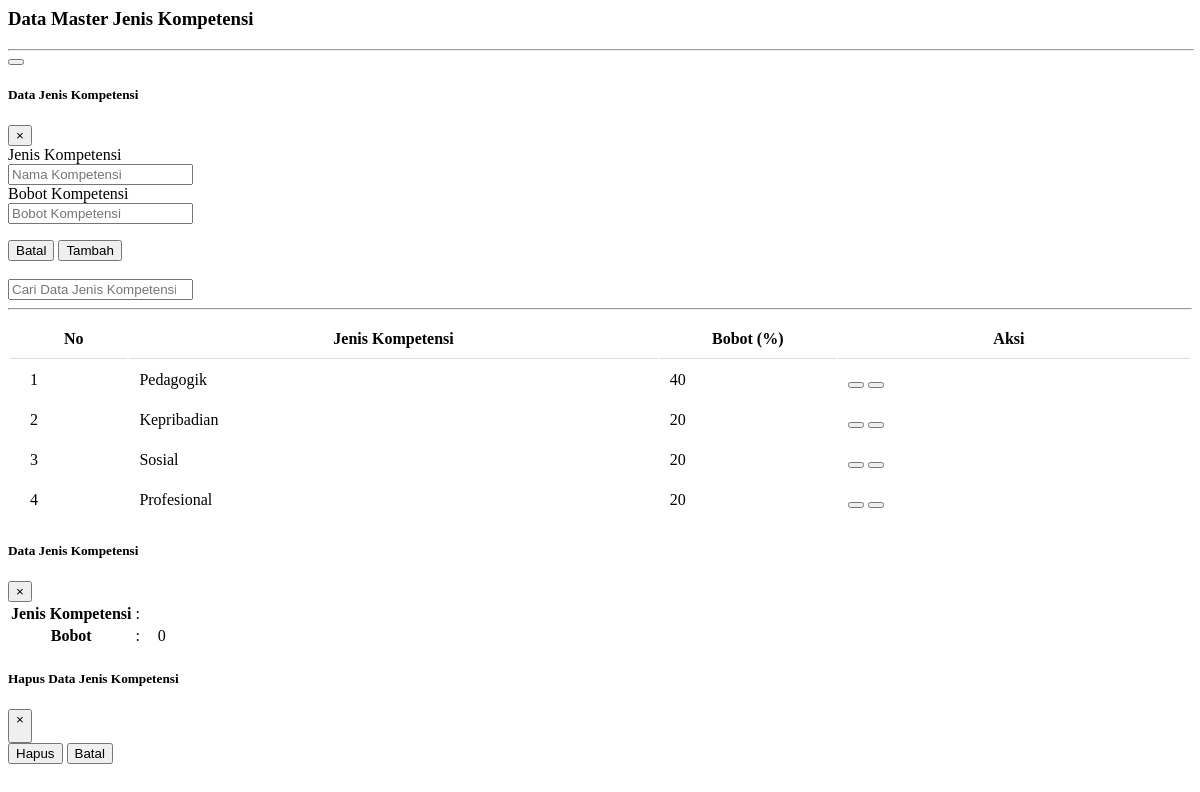
The app's page /admin/pages/mjeniskom.php with its own data.
### tables this page shows
CREATE TABLE IF NOT EXISTS `jenis_kompetensi` (
  `id_kompetensi` int(11) NOT NULL AUTO_INCREMENT,
  `nama_kompetensi` varchar(50) DEFAULT '0',
  `bobot_kompetensi` int(11) DEFAULT '0',
  PRIMARY KEY (`id_kompetensi`)
);

### admin/pages/mjeniskom.php (the view, shortened to what this page needs)
<div class="container">
	<div class="row">
		<div class="col">
			<h3>Data Master Jenis Kompetensi</h3>
		</div>
	</div>
	<hr class="bg-primary" width="100%">
	<div class="container" >
		<div class="col-xs-12">
			<button type="button" class="btn btn-primary" data-toggle="modal" data-target="#exampleModal">
			</button>
			<?php
				$btn = "Tambah";
			?>
			<div class="modal fade" id="exampleModal" tabindex="-1" role="dialog" aria-labelledby="exampleModalLabel" aria-hidden="true">
			  	<div class="modal-dialog" role="document">
				    <div class="modal-content">
				     	<div class="modal-header">
					        <h5 class="modal-title" id="exampleModalLabel">Data Jenis Kompetensi</h5>
					        <button type="button" class="close" data-dismiss="modal" aria-label="Close">
					          	<span aria-hidden="true">&times;</span>
					        </button>
				      	</div>
				      	<div class="modal-body">
					       	<form class="form-horizontal" method="post" action="modal/p_jenis_kompetensi.php">
						  	<div class="form-group row">
								<label for="nama_kompetensi" class="col-sm-4 col-form-label col-form-label-sm">Jenis Kompetensi</label>
								<div class="col-sm-8">
									<input type="text" class="form-control" id="nama_kompetensi" name="nama_kompetensi" value="<?= isset($nama_kompetensi)?$nama_kompetensi:""; ?>" placeholder="Nama Kompetensi">
								</div>
							</div>
							<div class="form-group row">
								<label for="bobot_kompetensi" class="col-sm-4 col-form-label col-form-label-sm">Bobot Kompetensi</label>
								<div class="col-sm-8">
									<input type="number" class="form-control" id="bobot_kompetensi" name="bobot_kompetensi" value="<?= isset($bobot_kompetensi)?$bobot_kompetensi:""; ?>" placeholder="Bobot Kompetensi">
								</div>
							</div>
				      	</div>
				      	<div class="modal-footer">
				        	<button type="button" class="btn btn-secondary" data-dismiss="modal">Batal</button>
				        	<input type="submit" class="btn btn-primary" value="<?= $btn; ?>" name="btnSimpan">
				      	</div>
				    </div>
			  	</div>
			</div>
		</div>
	</div>
	<br>
	<div class="container">
		<div class="row">
			<div class="col">
				<input type="search" class="form-control" data-table="order-table" placeholder="Cari Data Jenis Kompetensi" />
				<hr>
				<table class="order-table">
					<thead>
						<tr>
							<th width="10%">No</th>
							<th width="45%">Jenis Kompetensi</th>
							<th width="15%">Bobot (%)</th>
							<th width="30%">Aksi</th>
						</tr>
					</thead>
					<tbody>
						<?php
							$sql = "SELECT * FROM jenis_kompetensi";
							$q = mysql_query($sql);
							$i=0;
							while($row = mysql_fetch_array($q)){
						?>
						<tr>
							<td><?= ++$i; ?></td>
							<td><?= $row['nama_kompetensi']; ?></td>
							<td><?= $row['bobot_kompetensi']; ?></td>
							<td>
								<button class="btn btn-outline-info btn-sm btn_info" id="<?= $row['id_kompetensi'];?>"><span data-feather="info"></span></button>
								<button href="#" class="btn btn-outline-danger btn-sm btn_hapus" id="<?= $row['id_kompetensi'];?>"><span data-feather="trash-2"></span></button>
							</td>
						</tr>
						<?php } ?>
					</tbody>
				</table>
			</div>
		</div>
	</div>
</div>
<div class="modal fade infolengkap" tabindex="-1" role="dialog" aria-labelledby="mySmallModalLabel" aria-hidden="true">
  	<div class="modal-dialog modal-md">
    	<div class="modal-content">
	      	<div class="modal-header">
		   	 	<h5 class="modal-title" id="exampleModalLabel">Data Jenis Kompetensi</h5>
		      	<button type="button" class="close" data-dismiss="modal" aria-label="Close">
		        	<span aria-hidden="true">&times;</span>
		      	</button>
		    </div>
		    <div class="modal-body">
		     	<table class="table">
		     		<tr>
		     			<th width="30%">Jenis Kompetensi</th>
		     			<td width="5%"> : </td>
		     			<td id="td_jenis_kompetensi">  </td>
		     		</tr>
		     		<tr>
		     			<th>Bobot</th>
		     			<td> : </td>
		     			<td  id="td_bobot"> 0 </td>
		     		</tr>
		     	</table>
			</div>
    	</div>
  	</div>
</div>
<div class="modal fade hapusdata" tabindex="-1" role="dialog" aria-labelledby="mySmallModalLabel" aria-hidden="true">
  	<div class="modal-dialog modal-md">
    	<div class="modal-content">
      		<div class="modal-header">
		   	 	<h5 class="modal-title" id="exampleModalLabel">Hapus Data Jenis Kompetensi</h5>
		      	<button type="button" class="close" data-dismiss="modal" aria-label="Close">
		        	<span aria-hidden="true">&times;</span>
		      	</button>
		    </div>
		    <div class="modal-body">
		    	<input type="submit" class="btn btn-danger btn_delete" name="btnDelete" value="Hapus">
		    	<button type="button" class="btn btn-secondary" data-dismiss="modal">Batal</button>
		    </div>
		</div>
  	</div>
</div>

### admin/pages/mjeniskom.php (style rules this page uses)
.container table { width: 100%; font-size: 1rem; }
.container td, .container th { padding: 10px; }
.container td:first-child, .container th:first-child { padding-left: 20px; }
.container td:last-child, .container th:last-child { padding-right: 20px; }
.container th { border-bottom: 1px solid #ddd; position: relative; }

### records on screen
jenis_kompetensi: nama_kompetensi "Pedagogik", bobot_kompetensi "40"
jenis_kompetensi: nama_kompetensi "Kepribadian", bobot_kompetensi "20"
jenis_kompetensi: nama_kompetensi "Sosial", bobot_kompetensi "20"
jenis_kompetensi: nama_kompetensi "Profesional", bobot_kompetensi "20"
